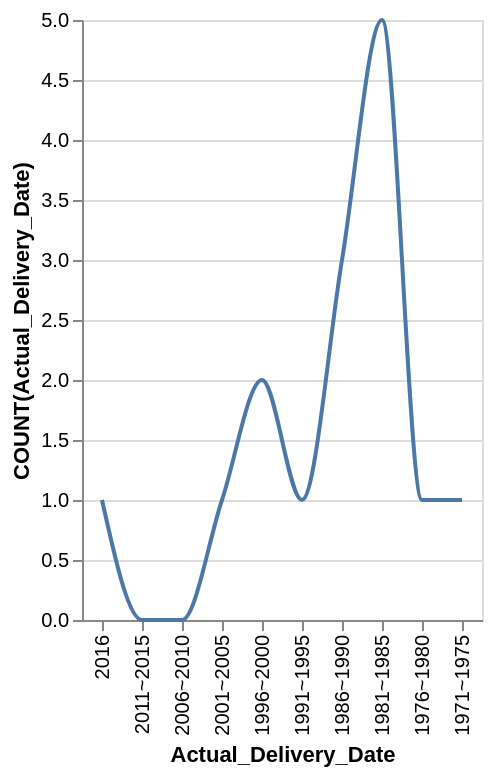

Express this chart as Vega-Lite.
### Vega-Lite specification from a JSON file in a GitHub repository (floating-point values rounded to 4 significant figures)
{"data": {"values": [{"x_data": "2016", "y_data": 1}, {"x_data": "2011~2015", "y_data": 0}, {"x_data": "2006~2010", "y_data": 0}, {"x_data": "2001~2005", "y_data": 1}, {"x_data": "1996~2000", "y_data": 2}, {"x_data": "1991~1995", "y_data": 1}, {"x_data": "1986~1990", "y_data": 3}, {"x_data": "1981~1985", "y_data": 5}, {"x_data": "1976~1980", "y_data": 1}, {"x_data": "1971~1975", "y_data": 1}]}, "mark": {"type": "line", "interpolate": "monotone"}, "encoding": {"x": {"field": "x_data", "type": "nominal", "title": "Actual_Delivery_Date", "sort": "descending"}, "y": {"field": "y_data", "type": "quantitative", "title": "COUNT(Actual_Delivery_Date)"}}}
